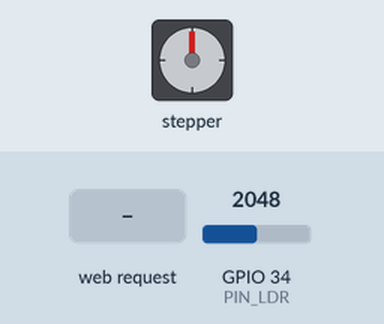
Recording of a sketch running on a simulated ESP32. Shown: stepper motor. Wiring (inferred from the names in the program): stepper motor driver (200 steps per turn assumed): step GPIO 18; direction GPIO 19. The inputs (shaded band) are chosen by the test bench; at power-on: GPIO 34 (PIN_LDR) = 2048. WiFi joins after 1.5 s; servers stay silent unless stated.

Above: at 2.7 s.
2.8 s: HTTP request GET /open received
Timing chart, 0 to 20.3 s (numbered marks = the images above; inputs shaded):
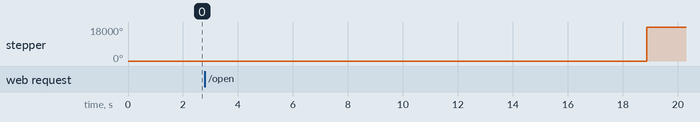

Measured:
- after the input at 2.8 s, stepper: turns 18000° clockwise, starting after 16.1 s

The sketch:

esp32-smart-curtain-controller.ino
```cpp
#include <WiFi.h>
#include <ESPAsyncWebServer.h>

#define PIN_STEP 18
#define PIN_DIR 19
#define PIN_LDR 34

AsyncWebServer server(80);
int currentPosition = 0; // 0: Closed, 100: Open

void moveCurtain(int target) {
 int steps = (target - currentPosition) * 100;
 digitalWrite(PIN_DIR, steps > 0 ? HIGH : LOW);
 for (int i = 0; i < abs(steps); i++) {
 digitalWrite(PIN_STEP, HIGH);
 delayMicroseconds(800);
 digitalWrite(PIN_STEP, LOW);
 delayMicroseconds(800);
 }
 currentPosition = target;
}

void setup() {
 Serial.begin(115200);
 pinMode(PIN_STEP, OUTPUT);
 pinMode(PIN_DIR, OUTPUT);
 WiFi.begin("YOUR_WIFI_SSID", "YOUR_WIFI_PASSWORD");
 while (WiFi.status() != WL_CONNECTED) delay(500);

 server.on("/open", HTTP_GET, [](AsyncWebServerRequest *req){ moveCurtain(100); req->send(200, "text/plain", "Curtain Opened"); });
 server.on("/close", HTTP_GET, [](AsyncWebServerRequest *req){ moveCurtain(0); req->send(200, "text/plain", "Curtain Closed"); });
 server.begin();
}

void loop() {
 int lightVal = analogRead(PIN_LDR);
 // Auto open at sunrise, close at sunset
 delay(2000);
}
```
